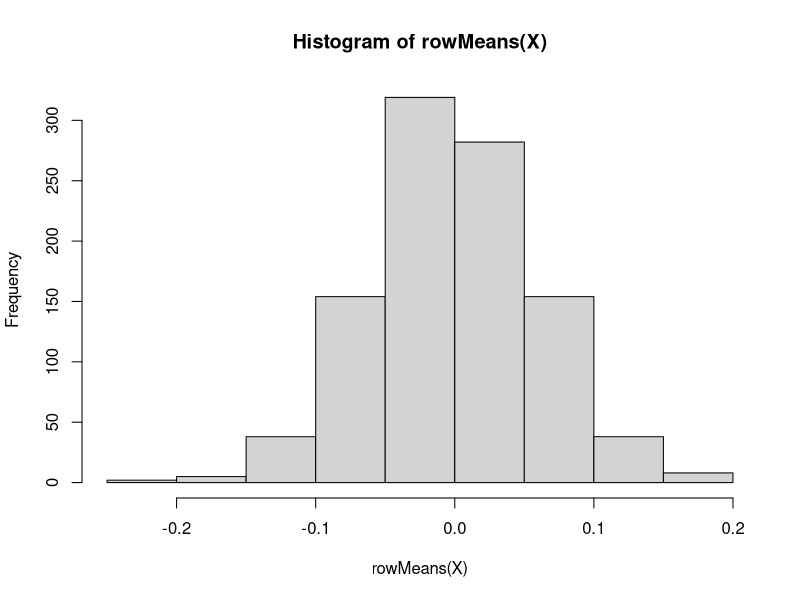
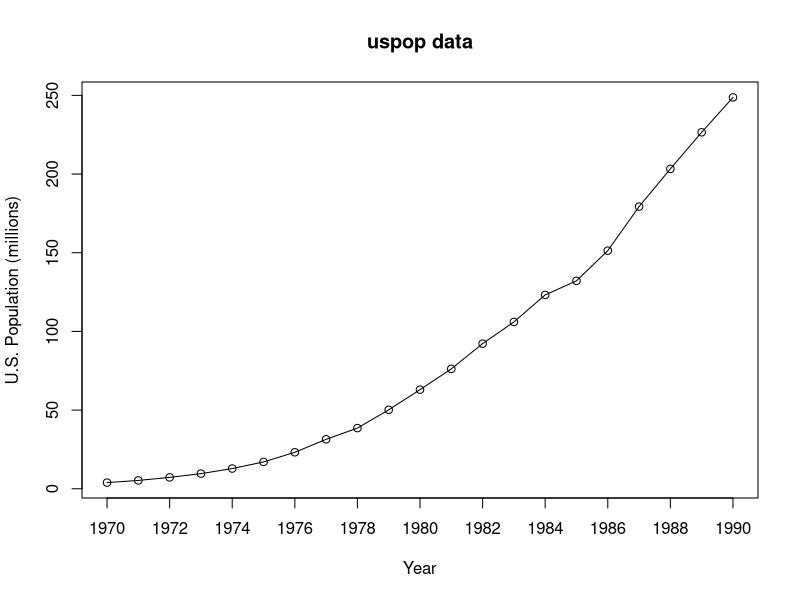
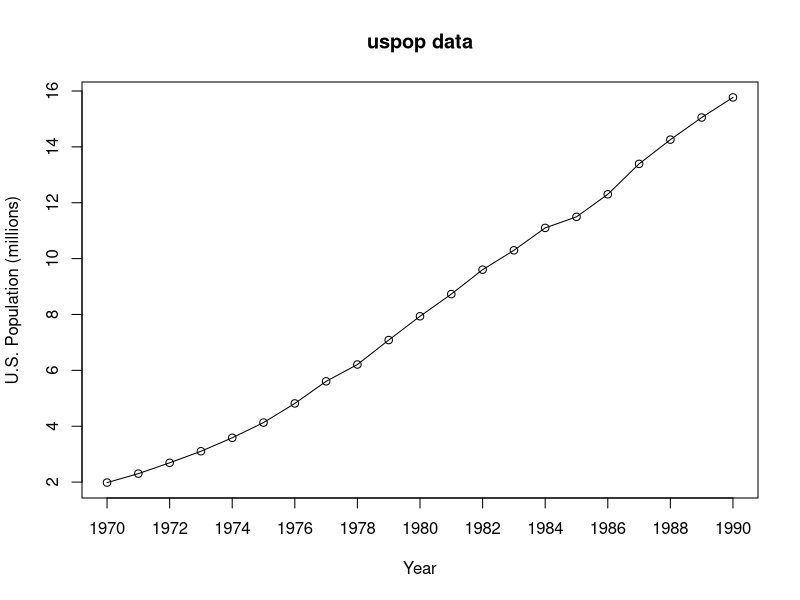

Recreate these plots in R, in order.
## ---- chunk 1
set.seed(1)
X=runif(1000,-1,1)
Y=X^2
cor(X,Y)
knitr::opts_chunk$set(echo = TRUE)
## ---- chunk 2
set.seed(1)
x1 = runif(10, min = -1, max = 1)
mean(x1)
x2 = runif(100, min = -1, max = 1)
mean(x2)
x3 = runif(1000, min = -1, max = 1)
mean(x3)
## ---- chunk 3
set.seed(1)
n = 100
rows = 1000
X <- matrix(runif(n*rows, -1, 1), rows)
hist(rowMeans(X))
## ---- chunk 4
uspop <- scan('uspop.txt')

plot(uspop/1000000, xaxt = 'n', type = 'o', main = "uspop data", wd = 2, xlab = "Year", ylab = "U.S. Population (millions)")
axis(1, seq(1,21,2), seq(1970,1990,2))
     
uspop_sqrt <- sqrt(uspop/1000000)

plot(uspop_sqrt, xaxt = 'n', type = 'o', main = "uspop data", 
     wd = 2, xlab = "Year", ylab = "U.S. Population (millions)")
axis(1, seq(1,21,2), seq(1970,1990,2))

